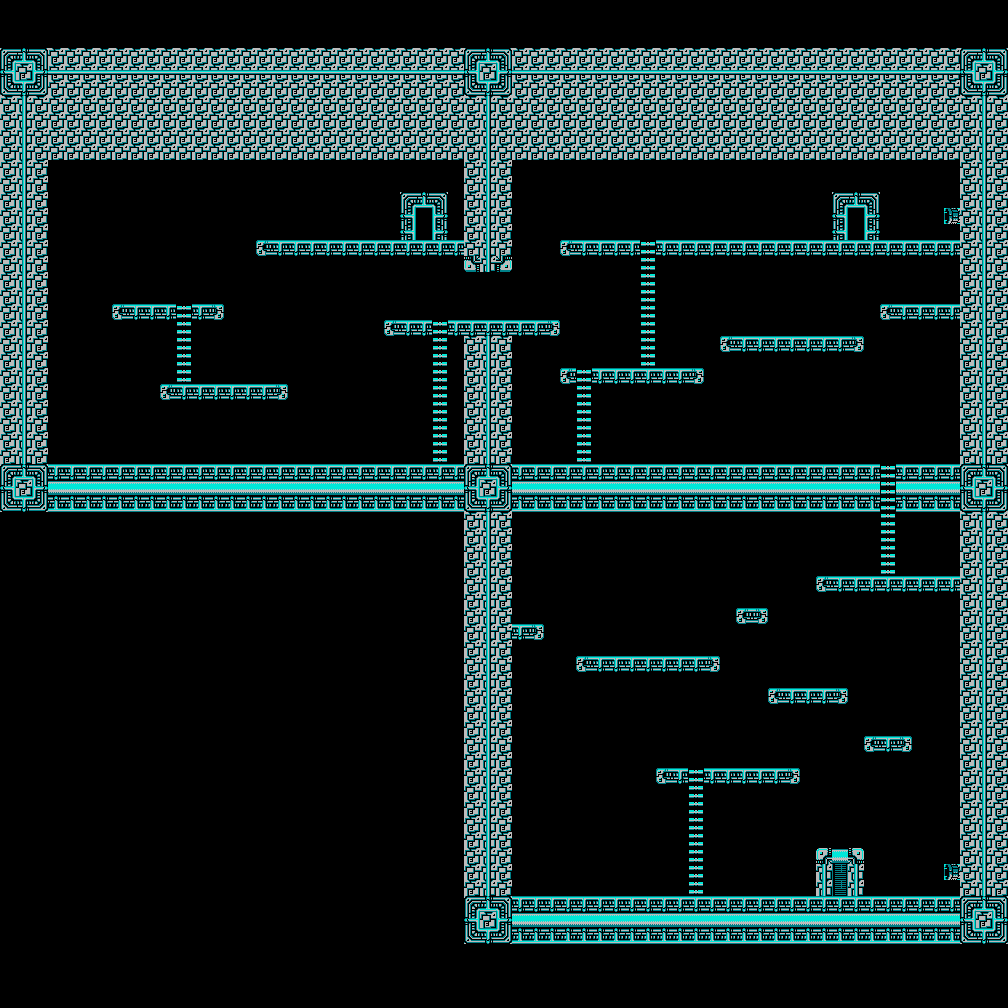

The image is a tile-based game level rendered from a .tmx file. Its description and source (layers, tilesets, objects; grid data summarised) follow:
An orthogonal 63x63 tile map with 16x16 px tiles, 1 tile layer (Capa de patrones 1).

<map version="1.4" tiledversion="1.4.3" orientation="orthogonal" renderorder="right-down" width="63" height="63" tilewidth="16" tileheight="16" infinite="0" nextlayerid="2" nextobjectid="1">
 <tileset firstgid="1" source="Patrones1.tsx" />
 <layer id="1" name="Capa de patrones 1" width="63" height="63">
  <data>[3969 cells, 3969 non-empty, 22 distinct tile ids]</data>
 </layer>
</map>
